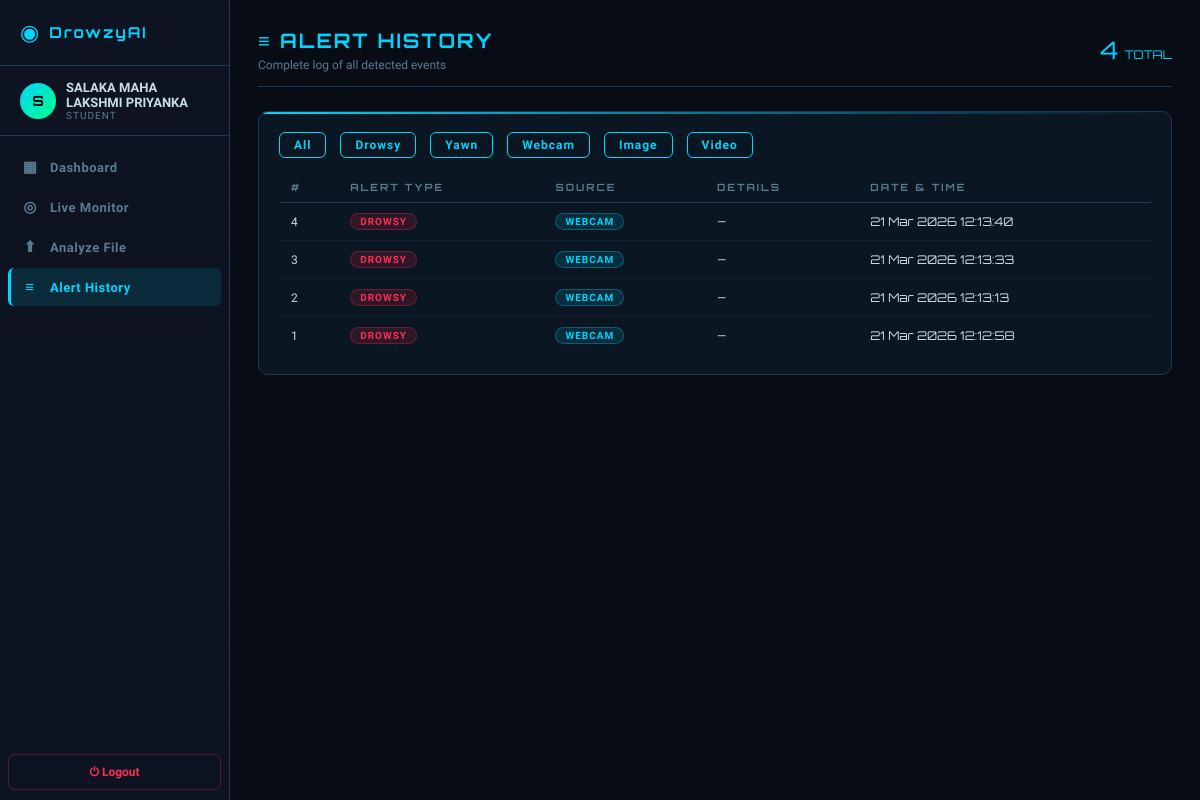
Page /history (signed in) on the earlier database version.
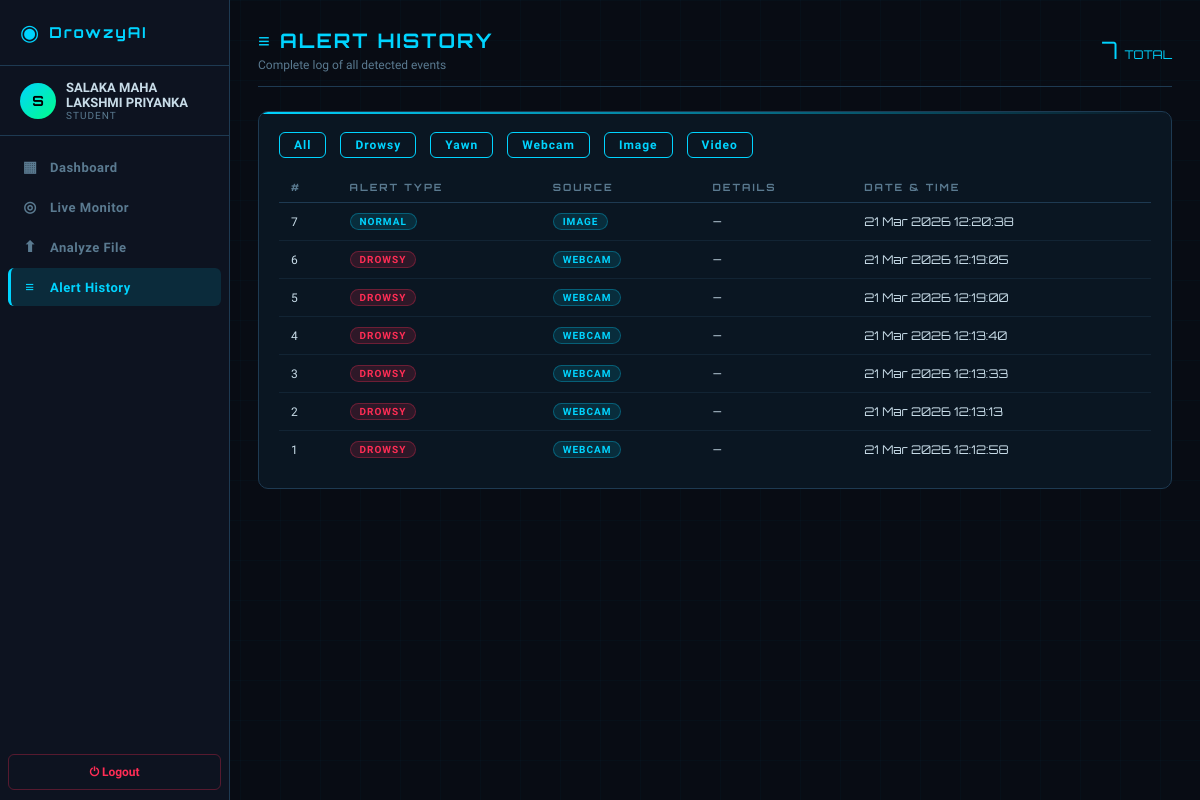
Same page on the later database version.
### models/user.py (models this page shows, shortened)
class User(UserMixin, db.Model):
    __tablename__ = 'users'
    id = db.Column(db.Integer, primary_key=True)
    name = db.Column(db.String(100), nullable=False)
    email = db.Column(db.String(150), unique=True, nullable=False)
    password_hash = db.Column(db.String(200), nullable=False)
    role = db.Column(db.String(20), default='student')
    face_image = db.Column(db.String(200), nullable=True)
    face_trained = db.Column(db.Boolean, default=False)
    created_at = db.Column(db.DateTime, default=datetime.utcnow)
    logs = db.relationship('AlertLog', backref='user', lazy=True)

class AlertLog(db.Model):
    __tablename__ = 'alert_logs'
    id = db.Column(db.Integer, primary_key=True)
    user_id = db.Column(db.Integer, db.ForeignKey('users.id'), nullable=True)
    alert_type = db.Column(db.String(50))
    source = db.Column(db.String(20))
    confidence = db.Column(db.Float, nullable=True)
    snapshot_path = db.Column(db.String(200), nullable=True)
    timestamp = db.Column(db.DateTime, default=datetime.utcnow)
    details = db.Column(db.Text, nullable=True)

### routes/main_routes.py (the view)
@main_bp.route('/history')
@login_required
def history():
    logs = AlertLog.query.filter_by(user_id=current_user.id)\
            .order_by(AlertLog.timestamp.desc()).all()
    return render_template('history.html', logs=logs)

### models/user.py (called while the page is built)
@login_manager.user_loader
def load_user(user_id):
    return User.query.get(int(user_id))

### templates/history.html (shortened to what this page needs)
{% extends 'base.html' %}
{% block content %}
<div class="page-header animate-in d-flex justify-between align-center">
  <div>
    <div class="page-title">≡ ALERT HISTORY</div>
    <div class="page-sub">Complete log of all detected events</div>
  </div>
  <div style="font-family:'Orbitron',monospace;font-size:24px;color:var(--accent)">
    {{ logs|length }} <span style="font-size:12px;color:var(--text-dim)">TOTAL</span>
  </div>
</div>
<div class="card animate-in">
  {% if logs %}
  <div class="d-flex gap-2 mb-2" style="flex-wrap:wrap;">
    <button class="btn btn-outline" style="padding:5px 14px;font-size:12px" onclick="filterTable('all')">All</button>
    <button class="btn btn-outline" style="padding:5px 14px;font-size:12px" onclick="filterTable('DROWSY')">Drowsy</button>
    <button class="btn btn-outline" style="padding:5px 14px;font-size:12px" onclick="filterTable('YAWN')">Yawn</button>
    <button class="btn btn-outline" style="padding:5px 14px;font-size:12px" onclick="filterTable('webcam')">Webcam</button>
    <button class="btn btn-outline" style="padding:5px 14px;font-size:12px" onclick="filterTable('image')">Image</button>
    <button class="btn btn-outline" style="padding:5px 14px;font-size:12px" onclick="filterTable('video')">Video</button>
  </div>
  <table class="data-table" id="histTable">
    <thead><tr><th>#</th><th>Alert Type</th><th>Source</th><th>Details</th><th>Date &amp; Time</th></tr></thead>
    <tbody>
      {% for log in logs %}
      <tr data-type="{{ log.alert_type }}" data-source="{{ log.source }}">
        <td style="color:var(--text-dim);font-size:12px">{{ log.id }}</td>
        <td>
          {% if log.alert_type == 'DROWSY' %}<span class="badge badge-danger">DROWSY</span>
          {% elif log.alert_type == 'YAWN'  %}<span class="badge badge-warning">YAWN</span>
          {% else %}<span class="badge badge-info">{{ log.alert_type }}</span>{% endif %}
        </td>
        <td><span class="badge badge-info">{{ log.source }}</span></td>
        <td style="color:var(--text-dim);font-size:12px">{{ log.details or '—' }}</td>
        <td style="font-size:12px;color:var(--text-dim);font-family:'Orbitron',monospace;">
          {{ log.timestamp.strftime('%d %b %Y  %H:%M:%S') }}
        </td>
      </tr>
      {% endfor %}
    </tbody>
  </table>
  {% else %}
  <div class="text-center text-dim" style="padding:50px;">
    <div style="font-size:36px;margin-bottom:12px;">◎</div>
    <div>No alerts recorded yet.</div>
    <a href="{{ url_for('main.webcam') }}" class="btn btn-primary mt-3">Start Monitoring</a>
  </div>
  {% endif %}
</div>
{% endblock %}

### templates/base.html (shortened to what this page needs)
<!DOCTYPE html>
<html lang="en">
<head>
<link rel="stylesheet" href="{{ url_for('static', filename='css/style.css') }}">
</head>
<body>
{% if current_user.is_authenticated %}
<div class="app-shell">
  <nav class="sidebar">
    <div class="sidebar-logo">
      <span class="logo-icon">◉</span>
      <span class="logo-text">DrowzyAI</span>
    </div>
    <div class="sidebar-user">
      <div class="user-avatar">{{ current_user.name[0].upper() }}</div>
      <div class="user-info">
        <div class="user-name">{{ current_user.name }}</div>
        <div class="user-role">{{ current_user.role }}</div>
      </div>
    </div>
    <ul class="sidebar-nav">
      <li><a href="{{ url_for('main.dashboard') }}" class="nav-link {% if request.endpoint=='main.dashboard' %}active{% endif %}"><span class="nav-icon">▦</span> Dashboard</a></li>
      <li><a href="{{ url_for('main.webcam') }}"    class="nav-link {% if request.endpoint=='main.webcam' %}active{% endif %}"><span class="nav-icon">◎</span> Live Monitor</a></li>
      <li><a href="{{ url_for('main.upload') }}"    class="nav-link {% if request.endpoint=='main.upload' %}active{% endif %}"><span class="nav-icon">⬆</span> Analyze File</a></li>
      <li><a href="{{ url_for('main.history') }}"   class="nav-link {% if request.endpoint=='main.history' %}active{% endif %}"><span class="nav-icon">≡</span> Alert History</a></li>
    </ul>
    <a href="{{ url_for('auth.logout') }}" class="sidebar-logout">⏻ Logout</a>
  </nav>
  <main class="main-content">
    {% block content %}{% endblock %}
  </main>
</div>
{% else %}
{% block auth_content %}{% endblock %}
{% endif %}
</body>
</html>

Differences in the rows shown:
added AlertLog: id "7", alert_type "NORMAL", source "IMAGE", details "—", timestamp "21 Mar 2026 12:20:38"
added AlertLog: id "6", alert_type "DROWSY", source "WEBCAM", details "—", timestamp "21 Mar 2026 12:19:05"
added AlertLog: id "5", alert_type "DROWSY", source "WEBCAM", details "—", timestamp "21 Mar 2026 12:19:00"
Other differences:
{{ logs|length }}: "4" → "7"
